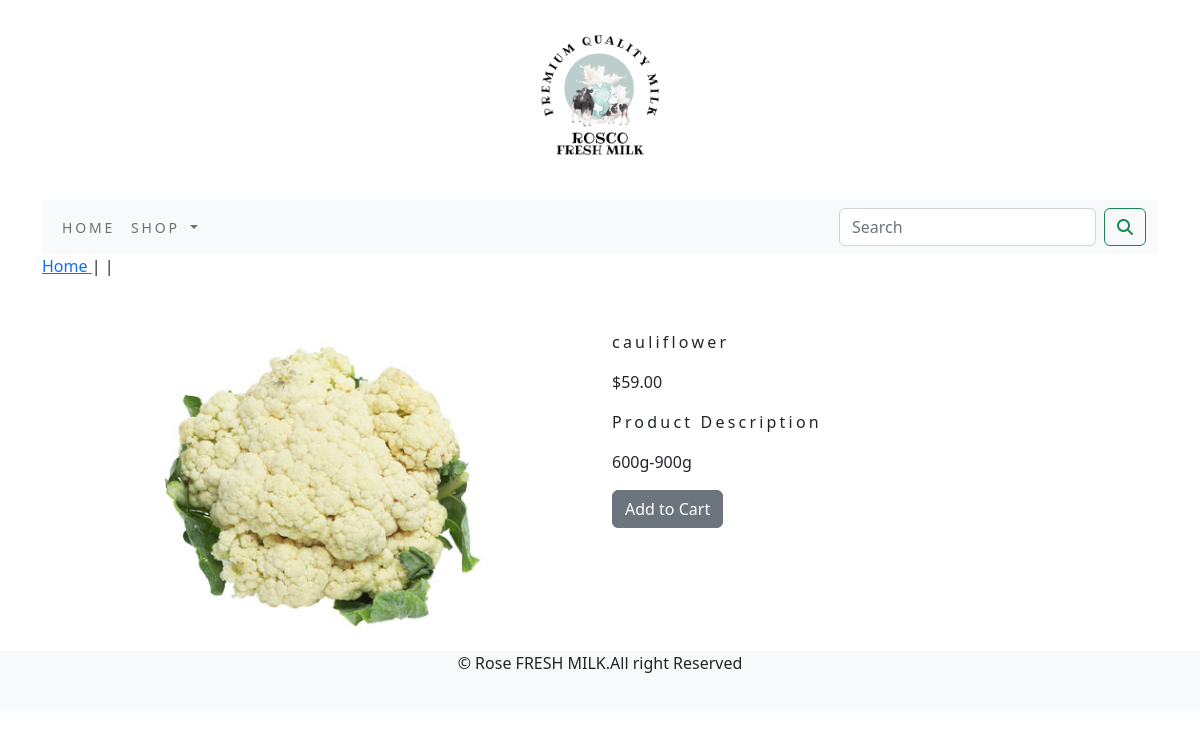
The page /shop/vegetables-1/cauliflower1/ on the database its author committed.
### shopApp/models.py (models this page shows, shortened)
class product(models.Model):
    name=models.CharField(max_length=250,unique=True)
    slug=models.SlugField(max_length=250,unique=True)
    description=models.TextField(blank=True)
    price=models.DecimalField(max_digits=10,decimal_places=2)
    category=models.ForeignKey(Category,on_delete=models.CASCADE)
    image = models.ImageField(upload_to='product', blank=True)
    stock=models.IntegerField()
    available=models.BooleanField(default=True)
    created=models.DateTimeField(auto_now_add=True)
    update=models.DateTimeField(auto_now=True)
    class Meta:
        ordering = ('name', )
        verbose_name='product'
        verbose_name_plural='products'

### shopApp/views.py (the view)
# urls.py: path('<slug:c_slug>/<slug:product_slug>/', views.proDetail, name='prodCatdetail')
def proDetail(request,c_slug,product_slug):
    try:
        product1=product.objects.get(category__slug=c_slug,slug=product_slug)
    except Exception as e:
        raise e
    return render(request,'product.html',{'product1':product1})

### cart/context_processors.py (called while the page is built)
def counter(request):
    item_counter=0
    if 'admin' in request.path:
        return {}
    else:
        try:
            Cart1=Cart.objects.filter(cart_id=_cart_id(request))
            car_items=CartItem.objects.all().filter(Cart1=Cart1[:1])
            for cart_items in car_items:
                item_counter += cart_items.quantity
        except Cart.DoesNotExist:
            item_counter = 0
    return  dict(item_counter=item_counter)

### cart/views.py (called while the page is built)
def _cart_id(request):
    cart1=request.session.session_key
    if not cart1:
        cart1=request.session.create()
    return cart1

### shopApp/context_processors.py (called while the page is built)
def menu_links(request):
    links=Category.objects.all()
    return  dict(links=links)

### shopApp/models.py (called while the page is built)
    def get_url(self):
        return  reverse('shop:product_by_category',args=[self.slug])

### templates/product.html (shortened to what this page needs)
{% extends 'home.html' %}
{% load static %}
{% block content %}
<div class="row my_prod_row_class">
    <div class="mx-auto">
        <p><a href="{% url 'shop:allProdcat' %}" >Home </a> | <a href="{{product1.category.get_url}}">{{product.category}}</a>|{{product.name}}</p>
    </div>
<div class="container">
<br>
<div class="row">
    <div class="col-12 col-sm-12 col-md-12 col-lg-6 text-center">
        <div>
            <img src="{{product1.image.url}}" alt="{{product1.name}}" width="500px">
        </div>
    </div>
    <div class="col-12 col-sm-12 col-md-12 col-lg-6 ">
        <h1 class="my_prod_title">{{product1.name}}</h1>
        <p>${{product1.price}}</p>
        <p class="my_title">Product Description</p>
        <p class="text-justify my_prod_text">{{product1.description}}</p>
        {% if product1.stock <= 0 %}
        <p class="text-justify my_prod_text"><b>Out of stock</b></p>
        {% else %}
        <a class="btn btn-secondary" href="{% url 'cart:add_cart' product1.id %}">Add to Cart</a>
        {% endif %}
    </div>
</div>
</div>
</div>
</div>
{% endblock %}

### static/css/custom.css (style rules this page uses)
body { font-family: 'Roboto Mono', monospace; }
.my_title { font-size:16px; text_transform:uppercase; letter-spacing:.2em; }
.my_prod_title { font-size:16px; text_transform:uppercase; letter-spacing:.2em; padding-top:15px; padding-bottom:10px; }
.my_prod_text { padding-right:20px; }

### rows shown on the page
product: image (picture), name "cauliflower", price "59.00", description "600g-900g"
